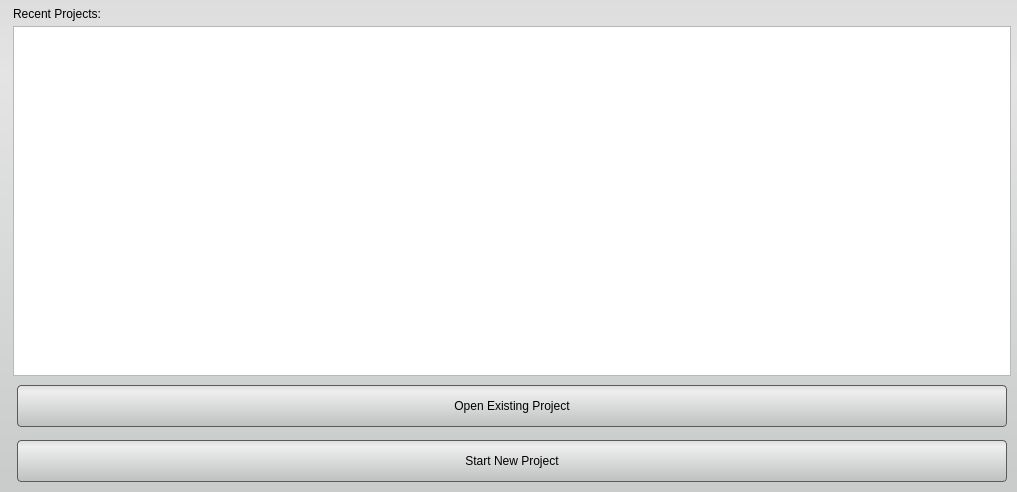
<?xml version="1.0" encoding="UTF-8"?>
<ui version="4.0">
 <class>Splash</class>
 <widget class="QDialog" name="Splash">
  <property name="geometry">
   <rect>
    <x>0</x>
    <y>0</y>
    <width>1017</width>
    <height>492</height>
   </rect>
  </property>
  <property name="windowTitle">
   <string/>
  </property>
  <property name="styleSheet">
   <string notr="true">QDialog#Splash {
	background-color: qlineargradient(spread:pad, x1:0.5, y1:0, x2:0.5, y2:0.960227, stop:0 rgba(221, 221, 221, 255), stop:0.155779 rgba(228, 228, 228, 255), stop:1 rgba(202, 204, 204, 255));
}

QPushButton{
	background-color: qlineargradient(spread:pad, x1:0.5, y1:0, x2:0.5, y2:0.960227, stop:0 rgba(221, 221, 221, 255), stop:0.155779 rgba(238, 238, 238, 255), stop:1 rgba(192, 194, 194, 255));
	border-radius: 4px;
	border: 1px solid rgb(90, 90, 90);
	margin:4px;
}

QPushButton:pressed{
	background-color: qlineargradient(spread:pad, x1:0.5, y1:0, x2:0.5, y2:1, stop:0 rgba(150, 150, 150, 255), stop:0.753769 rgba(206, 206, 206, 255), stop:1 rgba(185, 185, 185, 255));
	border-radius: 4px;
	border: 1px solid rgb(90, 90, 90);
	margin:4px;

}</string>
  </property>
  <layout class="QHBoxLayout" name="horizontalLayout">
   <property name="spacing">
    <number>0</number>
   </property>
   <property name="leftMargin">
    <number>2</number>
   </property>
   <property name="topMargin">
    <number>3</number>
   </property>
   <property name="rightMargin">
    <number>2</number>
   </property>
   <property name="bottomMargin">
    <number>2</number>
   </property>
   <item>
    <widget class="QLabel" name="splash_image_">
     <property name="maximumSize">
      <size>
       <width>778</width>
       <height>487</height>
      </size>
     </property>
     <property name="text">
      <string/>
     </property>
     <property name="pixmap">
      <pixmap resource="Resources/AppInterface.qrc">:/Images/Seg3DSplash.png</pixmap>
     </property>
    </widget>
   </item>
   <item>
    <widget class="QWidget" name="widget" native="true">
     <layout class="QVBoxLayout" name="verticalLayout">
      <property name="spacing">
       <number>5</number>
      </property>
      <property name="margin">
       <number>4</number>
      </property>
      <item>
       <widget class="QLabel" name="recent_project_label_">
        <property name="text">
         <string>Recent Projects:</string>
        </property>
       </widget>
      </item>
      <item>
       <widget class="QListView" name="recent_project_list_"/>
      </item>
      <item>
       <widget class="QPushButton" name="existing_project_button_">
        <property name="minimumSize">
         <size>
          <width>0</width>
          <height>50</height>
         </size>
        </property>
        <property name="maximumSize">
         <size>
          <width>16777215</width>
          <height>50</height>
         </size>
        </property>
        <property name="text">
         <string>Open Existing Project</string>
        </property>
       </widget>
      </item>
      <item>
       <widget class="QPushButton" name="new_project_button_">
        <property name="sizePolicy">
         <sizepolicy hsizetype="Minimum" vsizetype="Fixed">
          <horstretch>0</horstretch>
          <verstretch>0</verstretch>
         </sizepolicy>
        </property>
        <property name="minimumSize">
         <size>
          <width>0</width>
          <height>50</height>
         </size>
        </property>
        <property name="maximumSize">
         <size>
          <width>16777215</width>
          <height>50</height>
         </size>
        </property>
        <property name="text">
         <string>Start New Project</string>
        </property>
       </widget>
      </item>
     </layout>
    </widget>
   </item>
  </layout>
 </widget>
 <resources>
  <include location="Resources/AppInterface.qrc"/>
 </resources>
 <connections>
  <connection>
   <sender>new_project_button_</sender>
   <signal>clicked()</signal>
   <receiver>Splash</receiver>
   <slot>close()</slot>
   <hints>
    <hint type="sourcelabel">
     <x>897</x>
     <y>464</y>
    </hint>
    <hint type="destinationlabel">
     <x>508</x>
     <y>245</y>
    </hint>
   </hints>
  </connection>
 </connections>
</ui>
